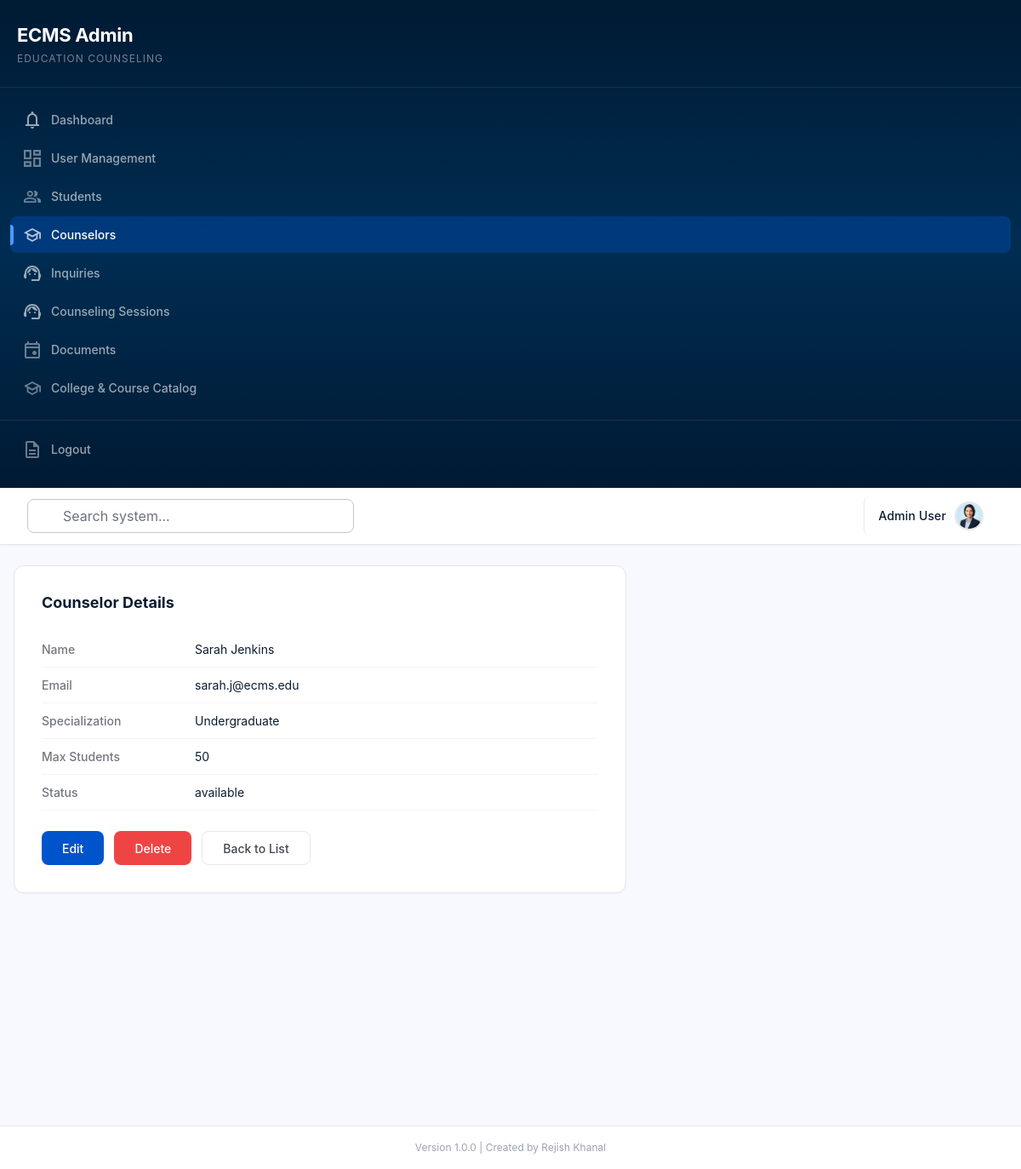
/admin/counselors/1 (signed in), run on the app's committed database.
### tables this page shows
CREATE TABLE IF NOT EXISTS counselors (
    id INT AUTO_INCREMENT PRIMARY KEY,
    name VARCHAR(255) NOT NULL,
    email VARCHAR(255) UNIQUE NOT NULL,
    specialization VARCHAR(100),
    max_students INT DEFAULT 50,
    status ENUM('available', 'unavailable') DEFAULT 'available',
    created_at TIMESTAMP DEFAULT CURRENT_TIMESTAMP
);

### backend/controllers/CounselorController.php (called while the page is built, shortened)
<?php
require_once MODEL_PATH . '/Counselor.php';
class CounselorController extends Controller {
    private $counselorModel;
    public function __construct() {
        $this->counselorModel = new Counselor();
    }
    public function show($id) {
        $counselor = $this->counselorModel->getById($id);
        $this->view('admin/counselors/show', [
            'pageTitle' => 'Counselor Details',
            'pageDescription' => 'View counselor profile.',
            'currentPage' => 'counselors',
            'counselor' => $counselor,
        ]);
    }
}

### backend/core/Router.php (called while the page is built, shortened)
<?php
class Router {
    private $routes = [];
    public function get($path, $handler) {
        $this->routes['GET'][$path] = $handler;
        return $this;
    }
    public function post($path, $handler) {
        $this->routes['POST'][$path] = $handler;
        return $this;
    }
    public function dispatch() {
        $method = $_SERVER['REQUEST_METHOD'];
        $uri = parse_url($_SERVER['REQUEST_URI'], PHP_URL_PATH);
        $uri = rtrim($uri, '/') ?: '/';
        if (isset($this->routes[$method])) {
            foreach ($this->routes[$method] as $route => $handler) {
                $pattern = $this->convertToRegex($route);
                if (preg_match($pattern, $uri, $matches)) {
                    $params = array_filter($matches, 'is_string', ARRAY_FILTER_USE_KEY);
                    return $this->callHandler($handler, $params);
                }
            }
        }
    }
    private function convertToRegex($route) {
        $pattern = preg_replace('/\{([a-zA-Z_]+)\}/', '(?P<$1>[^/]+)', $route);
        return '#^' . $pattern . '$#';
    }
    private function callHandler($handler, $params) {
        if (is_array($handler)) {
            $controller = new $handler[0]();
            $method = $handler[1];
            return call_user_func_array([$controller, $method], $params);
        }
    }
}

### index.php (called while the page is built, shortened)
<?php
require_once BACKEND_PATH . '/core/Router.php';
require_once BACKEND_PATH . '/core/helpers.php';
require_once BACKEND_PATH . '/config/database.php';
require_once CONTROLLER_PATH . '/DashboardController.php';
require_once CONTROLLER_PATH . '/CounselorController.php';
$router = new Router();
$router->get('/', function() {
    redirect(url('/login'));
});
$router->get('/login', function() {
    if (isLoggedIn()) {
        redirectToDashboard();
    }
    require VIEW_PATH . '/auth/login.php';
});
$router->post('/login', function() {
    if (!verify_csrf()) {
        $_SESSION['error'] = 'Invalid session token. Please try again.';
        redirect(url('/login'));
    }
    $email = trim($_POST['email'] ?? '');
    $password = $_POST['password'] ?? '';
    $remember = !empty($_POST['remember']);
    $errors = [];
    if ($email === '') {
        $errors[] = 'Email address is required.';
    } elseif (!filter_var($email, FILTER_VALIDATE_EMAIL)) {
        $errors[] = 'Please enter a valid email address.';
    }
    if ($password === '') {
        $errors[] = 'Password is required.';
    }
    if ($errors) {
        $_SESSION['error'] = implode(' ', $errors);
        $_SESSION['old'] = ['email' => $email];
        redirect(url('/login'));
    }
    $db = getDB();
    $stmt = $db->prepare("SELECT * FROM users WHERE email = ? LIMIT 1");
    $stmt->execute([$email]);
    $user = $stmt->fetch();
    if (!$user || !password_verify($password, $user['password'])) {
        $_SESSION['error'] = 'Invalid email or password.';
        redirect(url('/login'));
    }
    if ($user['status'] !== 'active') {
        $_SESSION['error'] = 'Your account has been deactivated. Please contact an administrator.';
        redirect(url('/login'));
    }
    session_regenerate_id(true);
    $authUser = $user;
    unset($authUser['password']);
    $_SESSION['user_id'] = $user['id'];
    $_SESSION['user'] = $authUser;
    unset($_SESSION['old']);
    if ($remember) {
        setRememberCookie($user);
    }
    redirectToDashboard($user['role']);
});
$router->get('/logout', function() {
    clearRememberCookie();
    session_destroy();
    redirect(url('/login'));
});
$router->get('/register', function() {
    require VIEW_PATH . '/auth/student-registration.php';
});
$router->get('/admin/dashboard', ['DashboardController', 'index']);
$router->get('/student/dashboard', ['StudentController', 'dashboard']);
$router->get('/student/sessions', ['StudentController', 'sessions']);
$router->get('/student/documents', ['StudentController', 'documents']);
$router->post('/student/documents/{id}/submit', ['StudentController', 'submitDocument']);
$router->get('/student/inquiries', ['StudentController', 'inquiries']);
$router->post('/student/inquiries/store', ['StudentController', 'storeInquiry']);
$router->get('/student/profile', ['StudentController', 'profile']);
$router->post('/student/profile/update', ['StudentController', 'updateProfile']);
$router->get('/counselor/dashboard', ['CounselorController', 'dashboard']);
$router->get('/counselor/documents', ['CounselorController', 'documents']);
$router->get('/counselor/documents/assign', ['CounselorController', 'assignCreate']);
$router->post('/counselor/documents/assign/store', ['CounselorController', 'assignStore']);
$router->get('/admin/profile', ['DashboardController', 'profile']);
$router->post('/admin/profile/update', ['DashboardController', 'updateProfile']);
$router->get('/admin/students', ['StudentController', 'index']);
$router->get('/admin/students/create', ['StudentController', 'create']);
$router->post('/admin/students/store', ['StudentController', 'store']);
$router->get('/admin/students/{id}', ['StudentController', 'show']);
$router->get('/admin/students/{id}/edit', ['StudentController', 'edit']);
$router->post('/admin/students/{id}/update', ['StudentController', 'update']);
$router->post('/admin/students/{id}/delete', ['StudentController', 'destroy']);
$router->get('/admin/counselors', ['CounselorController', 'index']);
$router->get('/admin/counselors/create', ['CounselorController', 'create']);
$router->post('/admin/counselors/store', ['CounselorController', 'store']);
$router->get('/admin/counselors/{id}', ['CounselorController', 'show']);
$router->get('/admin/counselors/{id}/edit', ['CounselorController', 'edit']);
$router->post('/admin/counselors/{id}/update', ['CounselorController', 'update']);
$router->post('/admin/counselors/{id}/delete', ['CounselorController', 'destroy']);
$router->get('/admin/sessions', ['SessionController', 'index']);
$router->get('/admin/sessions/create', ['SessionController', 'create']);
$router->post('/admin/sessions/store', ['SessionController', 'store']);
$router->get('/admin/sessions/{id}', ['SessionController', 'show']);
$router->get('/admin/sessions/{id}/edit', ['SessionController', 'edit']);
$router->post('/admin/sessions/{id}/update', ['SessionController', 'update']);
$router->post('/admin/sessions/{id}/delete', ['SessionController', 'destroy']);
$router->get('/admin/documents', ['DocumentController', 'index']);
$router->get('/admin/documents/review-queue', ['DocumentController', 'reviewQueue']);
$router->post('/admin/documents/{id}/review', ['DocumentController', 'review']);
$router->get('/admin/documents/student/{student_id}', ['DocumentController', 'studentDocs']);
$router->get('/admin/documents/create', ['DocumentController', 'create']);
$router->post('/admin/documents/store', ['DocumentController', 'store']);
$router->get('/admin/documents/assign', ['DocumentController', 'assignCreate']);
$router->post('/admin/documents/assign/store', ['DocumentController', 'assignStore']);
$router->get('/admin/documents/{id}', ['DocumentController', 'show']);
$router->get('/admin/documents/{id}/edit', ['DocumentController', 'edit']);
$router->post('/admin/documents/{id}/update', ['DocumentController', 'update']);
$router->post('/admin/documents/{id}/delete', ['DocumentController', 'destroy']);
$router->get('/admin/inquiries', ['InquiryController', 'index']);
$router->get('/admin/inquiries/{id}', ['InquiryController', 'show']);
$router->post('/admin/inquiries/{id}/assign', ['InquiryController', 'assign']);
$router->post('/admin/inquiries/{id}/auto-assign', ['InquiryController', 'autoAssign']);
$router->post('/admin/inquiries/{id}/delete', ['InquiryController', 'destroy']);
$router->get('/admin/catalog', ['CatalogController', 'index']);
$router->get('/admin/catalog/college/create', ['CatalogController', 'collegeCreate']);
$router->post('/admin/catalog/college/store', ['CatalogController', 'collegeStore']);
$router->get('/admin/catalog/college/{id}/edit', ['CatalogController', 'collegeEdit']);
$router->post('/admin/catalog/college/{id}/update', ['CatalogController', 'collegeUpdate']);
$router->post('/admin/catalog/college/{id}/delete', ['CatalogController', 'collegeDelete']);
$router->get('/admin/catalog/course/create', ['CatalogController', 'courseCreate']);
$router->post('/admin/catalog/course/store', ['CatalogController', 'courseStore']);
$router->get('/admin/catalog/course/{id}/edit', ['CatalogController', 'courseEdit']);
$router->post('/admin/catalog/course/{id}/update', ['CatalogController', 'courseUpdate']);
$router->post('/admin/catalog/course/{id}/delete', ['CatalogController', 'courseDelete']);
$router->get('/admin/users', ['UserController', 'index']);
$router->get('/admin/users/create', ['UserController', 'create']);
$router->post('/admin/users/store', ['UserController', 'store']);
$router->get('/admin/users/{id}', ['UserController', 'show']);
$router->get('/admin/users/{id}/edit', ['UserController', 'edit']);
$router->post('/admin/users/{id}/update', ['UserController', 'update']);
$router->post('/admin/users/{id}/delete', ['UserController', 'destroy']);
$router->notFound(function() {
    http_response_code(404);
    require VIEW_PATH . '/errors/404.php';
});
$router->dispatch();

### backend/config/database.php (called while the page is built, shortened)
<?php
class Database {
    private static $instance = null;
    private $connection;
    private function __construct() {
        $this->host = getenv('DB_HOST');
        $this->port = getenv('DB_PORT');
        $this->dbname = getenv('DB_DATABASE');
        $this->username = getenv('DB_USERNAME');
        $this->password = getenv('DB_PASSWORD');
        try {
            $dsn = "mysql:host={$this->host};port={$this->port};dbname={$this->dbname};charset=utf8mb4";
            $this->connection = new PDO($dsn, $this->username, $this->password, [
                PDO::ATTR_ERRMODE => PDO::ERRMODE_EXCEPTION,
                PDO::ATTR_DEFAULT_FETCH_MODE => PDO::FETCH_ASSOC,
                PDO::ATTR_EMULATE_PREPARES => false
            ]);
        } catch (PDOException $e) {
            die("Database connection failed: " . $e->getMessage());
        }
    }
    public static function getInstance() {
        if (self::$instance === null) {
            self::$instance = new self();
        }
        return self::$instance;
    }
    public function getConnection() {
        return $this->connection;
    }
}
function getDB() {
    return Database::getInstance()->getConnection();
}

### backend/models/Counselor.php (called while the page is built, shortened)
<?php
class Counselor {
    private $db;
    private $table = 'counselors';
    public function __construct() {
        $this->db = getDB();
    }
    public function getById($id) {
        $stmt = $this->db->prepare("SELECT * FROM {$this->table} WHERE id = ?");
        $stmt->execute([$id]);
        return $stmt->fetch();
    }
}

### backend/core/helpers.php (called while the page is built, shortened)
<?php
function e($value) {
    return htmlspecialchars($value ?? '', ENT_QUOTES, 'UTF-8');
}
function url($path = '') {
    $base = rtrim(dirname($_SERVER['SCRIPT_NAME']), '/');
    return $base . '/' . ltrim($path, '/');
}

### backend/views/admin/counselors/show.php (the view, shortened to what this page needs)
<div class="detail-card">
    <h3>Counselor Details</h3>
    <div class="detail-row"><span class="detail-label">Name</span><span class="detail-value"><?php echo e($counselor['name']); ?></span></div>
    <div class="detail-row"><span class="detail-label">Email</span><span class="detail-value"><?php echo e($counselor['email']); ?></span></div>
    <div class="detail-row"><span class="detail-label">Specialization</span><span class="detail-value"><?php echo e($counselor['specialization'] ?? '-'); ?></span></div>
    <div class="detail-row"><span class="detail-label">Max Students</span><span class="detail-value"><?php echo e($counselor['max_students'] ?? 50); ?></span></div>
    <div class="detail-row"><span class="detail-label">Status</span><span class="detail-value"><?php echo e($counselor['status'] ?? 'available'); ?></span></div>
    <div class="detail-actions">
        <a href="<?php echo url('/admin/counselors/' . $counselor['id'] . '/edit'); ?>" class="btn-primary">Edit</a>
        <form method="POST" action="<?php echo url('/admin/counselors/' . $counselor['id'] . '/delete'); ?>" onsubmit="return confirm('Are you sure?')"><button type="submit" class="btn-danger">Delete</button></form>
        <a href="<?php echo url('/admin/counselors'); ?>" class="btn-secondary">Back to List</a>
    </div>
</div>
<?php $content = ob_get_clean(); include __DIR__ . '/../../layouts/admin-layout.php';

### frontend/assets/css/app.css (style rules this page uses)
:root { color-scheme: light; --page-bg: #f8f9ff; --surface: #ffffff; --surface-soft: #eff4ff; --border: #c3c6d0; --text: #0b1c30; --muted: #43474f; --subtle: #73777f; --sidebar-bg: #002549; --sidebar-active: #0054cb; --primary: #0054cb; --primary-ink: #fefcff; --success: #00423b; --success-ink: #13b8a6; --danger: #ba1a1a; --soft-chip: #e5eeff; --shadow: 0 1px 3px rgba(0, 0, 0, 0.05), 0 4px 6px rgba(0, 0, 0, 0.02); }
* { box-sizing: border-box; }
html, body { min-height: 100%; }
body { margin: 0; background: var(--page-bg); color: var(--text); font-family: Inter, "Segoe UI", Arial, sans-serif; }
button, input { font: inherit; }
button { border: 0; background: none; color: inherit; }
a { color: inherit; text-decoration: none; }
.dashboard-page { min-height: 100vh; }

### backend/views/admin/counselors/show.php (style rules this page uses)
.detail-card { background: #fff; border: 1px solid #e5e7eb; border-radius: 12px; padding: 32px; box-shadow: 0 1px 2px rgba(0,0,0,0.04); max-width: 720px; }
.detail-card h3 { margin: 0 0 24px; font-size: 18px; font-weight: 700; color: #0b1c30; }
.detail-row { display: flex; padding: 12px 0; border-bottom: 1px solid #f3f4f6; }
.detail-label { width: 180px; font-size: 14px; font-weight: 500; color: #73777f; }
.detail-value { font-size: 14px; color: #0b1c30; }
.detail-actions { display: flex; gap: 12px; margin-top: 24px; }
.btn-primary { display: inline-flex; align-items: center; height: 40px; padding: 0 24px; border-radius: 8px; background: #0054cb; color: #fff; font-size: 14px; font-weight: 500; border: none; cursor: pointer; text-decoration: none; }
.btn-secondary { display: inline-flex; align-items: center; height: 40px; padding: 0 24px; border-radius: 8px; background: #fff; color: #43474f; border: 1px solid #e5e7eb; font-size: 14px; font-weight: 500; text-decoration: none; }
.btn-danger { display: inline-flex; align-items: center; height: 40px; padding: 0 24px; border-radius: 8px; background: #ef4444; color: #fff; font-size: 14px; font-weight: 500; border: none; cursor: pointer; }

### data on the page
counselors: name "Sarah Jenkins", email "sarah.j@ecms.edu", specialization "Undergraduate", max_students "50", status "available"

### other printed values
$item['label'] "Dashboard"
$item['label'] "User Management"
$item['label'] "Students"
$item['label'] "Counselors"
$item['label'] "Inquiries"
$item['label'] "Counseling Sessions"
$item['label'] "Documents"
$item['label'] "College & Course Catalog"
$_SESSION['user']['name'] "Admin User"
